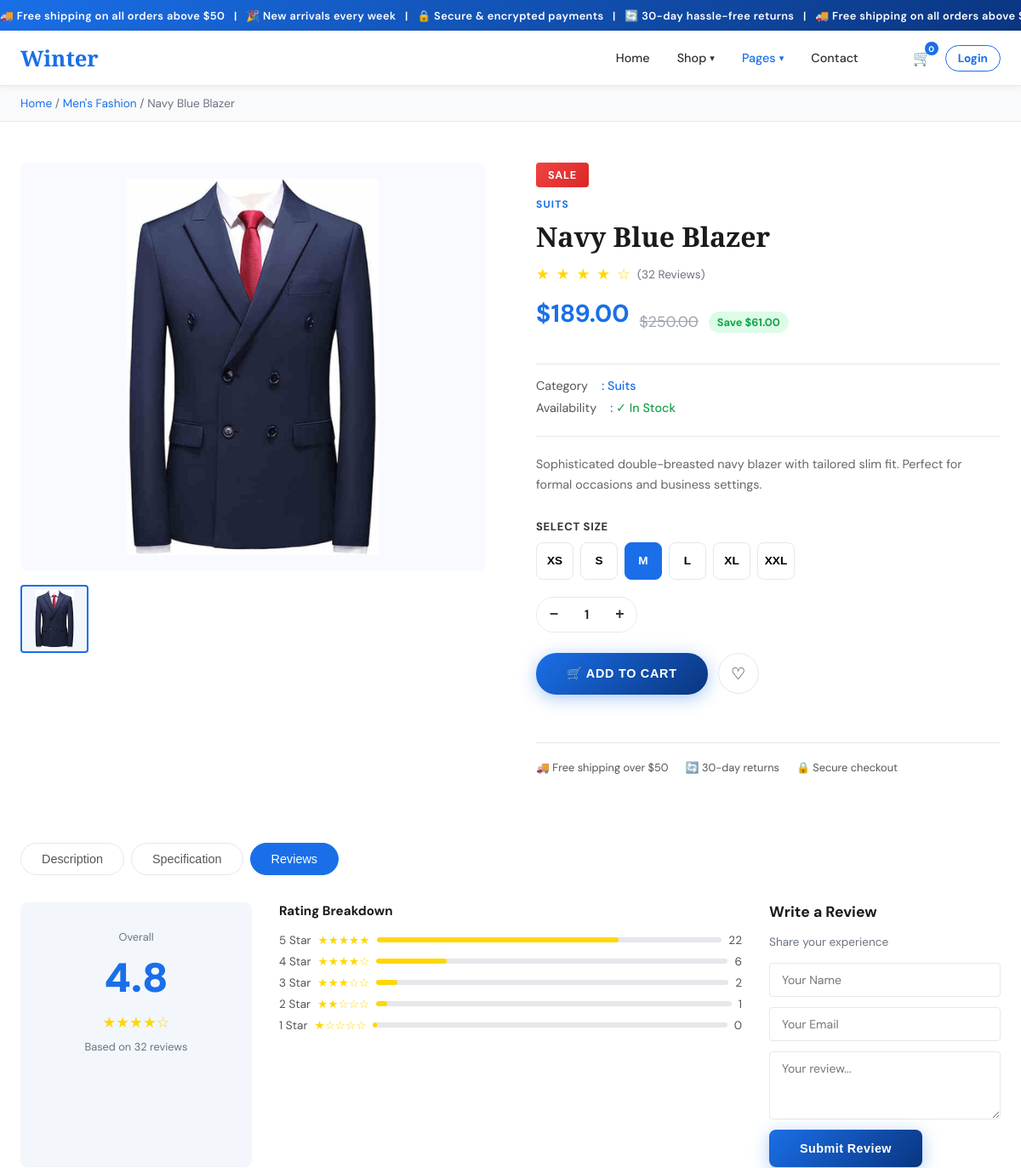
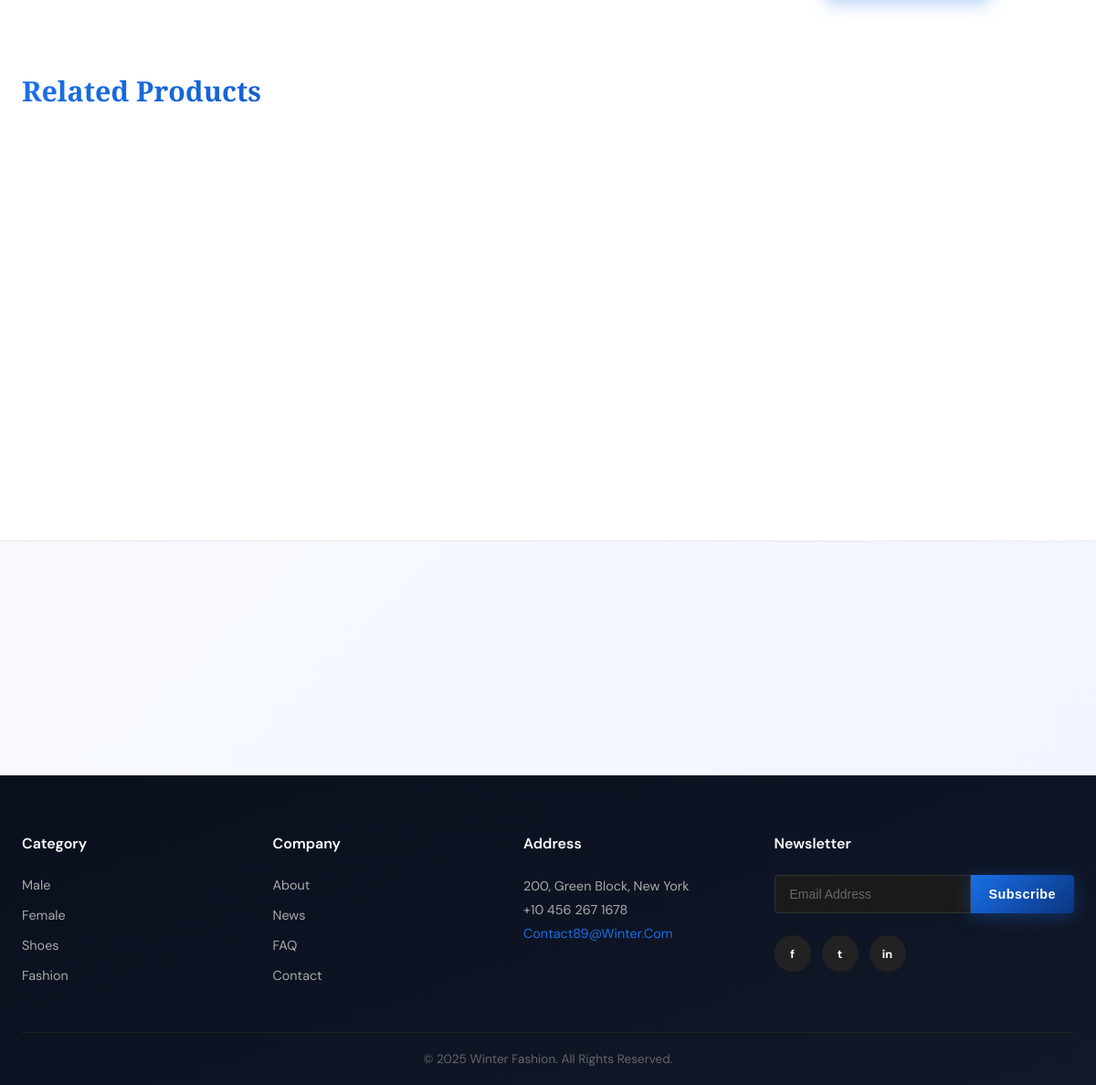
The app's page /product.php?id=3 with its own data (2 pictures, top to bottom).
### tables this page shows
CREATE TABLE products (
    id INT AUTO_INCREMENT PRIMARY KEY,
    name VARCHAR(200) NOT NULL,
    description TEXT,
    price DECIMAL(10,2) NOT NULL,
    original_price DECIMAL(10,2),
    category_id INT,
    image VARCHAR(255),
    stock INT DEFAULT 100,
    rating DECIMAL(2,1) DEFAULT 4.5,
    reviews_count INT DEFAULT 0,
    gender ENUM('men','women','shoes') NOT NULL,
    featured TINYINT(1) DEFAULT 0,
    created_at TIMESTAMP DEFAULT CURRENT_TIMESTAMP,
    FOREIGN KEY (category_id) REFERENCES categories(id)
);

CREATE TABLE categories (
    id INT AUTO_INCREMENT PRIMARY KEY,
    name VARCHAR(100) NOT NULL,
    slug VARCHAR(100) UNIQUE NOT NULL,
    gender ENUM('men','women','shoes','all') DEFAULT 'all'
);

### product.php (the view, shortened to what this page needs)
<?php
require_once 'header.php';
$id = (int)($_GET['id'] ?? 0);
$stmt = mysqli_prepare($conn, "SELECT p.*, c.name AS cat_name FROM products p LEFT JOIN categories c ON p.category_id=c.id WHERE p.id=?");
mysqli_stmt_bind_param($stmt, "i", $id);
mysqli_stmt_execute($stmt);
$product = mysqli_fetch_assoc(mysqli_stmt_get_result($stmt));
$pid    = (int)$product['id'];
$gender = sanitize($product['gender']);
$related = mysqli_query($conn, "SELECT * FROM products WHERE gender='$gender' AND id != $pid ORDER BY RAND() LIMIT 4");
?>
<div class="breadcrumb-bar">
  <p class="breadcrumb">
    <a href="index.php">Home</a> /
    <a href="<?= $product['gender']==='men'?'male.php':($product['gender']==='women'?'female.php':'shoes.php') ?>">
      <?= ucfirst($product['gender']) ?>'s Fashion</a> /
    <?= htmlspecialchars($product['name']) ?>
  </p>
</div>
<div class="product-detail">
  <div class="product-images">
    <div class="main-image" id="main-img" style="display:flex;align-items:center;justify-content:center;background:#f8faff">
      <img src="<?= htmlspecialchars($product['image']) ?>" alt="<?= htmlspecialchars($product['name']) ?>"
           onerror="this.src='hero.png'" style="max-width:92%;max-height:92%;object-fit:contain">
    </div>
    <div class="thumbnails">
      <div class="thumb active">
        <img src="<?= htmlspecialchars($product['image']) ?>" alt="" onerror="this.style.display='none'"
             style="width:100%;height:100%;object-fit:contain;padding:4px">
      </div>
    </div>
  </div>
  <div class="product-detail-info">
    <?php if ($product['original_price'] > $product['price']): ?>
      <span class="sale-badge-lg">SALE</span>
    <?php endif; ?>
    <p class="pd-cat"><?= htmlspecialchars($product['cat_name'] ?? '') ?></p>
    <h1><?= htmlspecialchars($product['name']) ?></h1>
    <div class="pd-rating">
      <?= renderStars((float)$product['rating']) ?>
      <span class="pd-review-count">(<?= (int)$product['reviews_count'] ?> Reviews)</span>
    </div>
    <div class="pd-price-row">
      <span class="detail-price"><?= formatPrice((float)$product['price']) ?></span>
      <?php if ($product['original_price'] > $product['price']): ?>
        <span class="price-original"><?= formatPrice((float)$product['original_price']) ?></span>
        <span class="price-save">Save <?= formatPrice($product['original_price'] - $product['price']) ?></span>
      <?php endif; ?>
    </div>
    <div class="detail-meta">
      <p>Category <span>: <?= htmlspecialchars($product['cat_name'] ?? 'N/A') ?></span></p>
      <p>Availability <span>: <?= $product['stock']>0?'<span style="color:#16a34a">✓ In Stock</span>':'<span style="color:#dc2626">Out of Stock</span>' ?></span></p>
    </div>
    <p class="detail-desc"><?= htmlspecialchars($product['description']) ?></p>
    <div class="size-section">
      <p class="size-label">Select Size</p>
      <div class="size-btns">
        <?php foreach (['XS','S','M','L','XL','XXL'] as $s): ?>
          <button class="size-btn <?= $s==='M'?'active-size':'' ?>" onclick="selectSize(this,'<?= $s ?>')"><?= $s ?></button>
        <?php endforeach; ?>
      </div>
    </div>
    <div class="qty-selector">
      <button class="qty-btn" onclick="changeQty(-1)">−</button>
      <span class="qty-display" id="qty">1</span>
      <button class="qty-btn" onclick="changeQty(1)">+</button>
    </div>
    <div class="detail-actions">
      <button class="btn-add-cart" onclick="addToCartDetail(<?= $pid ?>)">🛒 ADD TO CART</button>
      <button class="btn-wishlist">♡</button>
    </div>
    <div class="trust-badges">
      <span>🚚 Free shipping over $50</span>
      <span>🔄 30-day returns</span>
      <span>🔒 Secure checkout</span>
    </div>
  </div>
</div>
<div class="product-tabs">
  <div class="tab-buttons">
    <button class="tab-btn" onclick="showTab('desc',this)">Description</button>
    <button class="tab-btn" onclick="showTab('spec',this)">Specification</button>
    <button class="tab-btn active" onclick="showTab('reviews',this)">Reviews</button>
  </div>
  <div class="tab-content active" id="reviews">
    <div class="reviews-section">
      <div class="overall-box">
        <p style="font-size:.8rem;color:#6b7280;margin-bottom:8px">Overall</p>
        <div class="overall-score"><?= number_format((float)$product['rating'],1) ?></div>
        <div style="color:#ffd700;font-size:1.2rem;margin:8px 0"><?= renderStars((float)$product['rating']) ?></div>
        <p style="font-size:.8rem;color:#6b7280">Based on <?= $product['reviews_count'] ?> reviews</p>
      </div>
      <div class="star-breakdown">
        <h4 style="margin-bottom:16px;font-size:.95rem">Rating Breakdown</h4>
        <?php foreach ([5=>70,4=>20,3=>6,2=>3,1=>1] as $star=>$pct): ?>
        <div class="star-row">
          <span><?= $star ?> Star</span>
          <span style="color:#ffd700"><?= str_repeat('★',$star) ?><?= str_repeat('☆',5-$star) ?></span>
          <div class="star-bar"><div class="star-fill" style="width:<?= $pct ?>%"></div></div>
          <span><?= round($product['reviews_count']*$pct/100) ?></span>
        </div>
        <?php endforeach; ?>
      </div>
      <div class="add-review">
        <h3>Write a Review</h3>
        <p style="font-size:.85rem;color:#6b7280;margin-bottom:16px">Share your experience</p>
        <div class="review-form">
          <input type="text" placeholder="Your Name">
          <input type="email" placeholder="Your Email">
          <textarea placeholder="Your review..." rows="3"></textarea>
          <button class="btn-primary" style="align-self:flex-start">Submit Review</button>
        </div>
      </div>
    </div>
  </div>
</div>
<?php if (mysqli_num_rows($related) > 0): ?>
<div class="related-section">
  <h2 class="section-title-gradient">Related Products</h2>
  <div class="related-grid">
  </div>
</div>
<?php endif; ?>
<?php require_once 'footer.php'; ?>

### product.php (style rules this page uses)
.breadcrumb-bar { background:#f9fafb;padding:12px 24px;border-bottom:1px solid #e5e7eb }
.breadcrumb-bar .breadcrumb { max-width:1280px;margin:0 auto;font-size:.85rem;color:#6b7280 }
.breadcrumb-bar a { color:#1a6fe8 }
.pd-cat { font-size:.75rem;color:#1a6fe8;text-transform:uppercase;letter-spacing:.1em;margin-bottom:8px;font-weight:700 }
.pd-rating { display:flex;align-items:center;gap:8px;margin-bottom:16px }
.pd-review-count { color:#6b7280;font-size:.85rem }
.pd-price-row { display:flex;align-items:center;gap:12px;margin-bottom:20px;flex-wrap:wrap }
.price-original { text-decoration:line-through;color:#9ca3af;font-size:1.1rem }
.price-save { background:#dcfce7;color:#16a34a;font-size:.8rem;font-weight:700;padding:4px 10px;border-radius:20px }
.sale-badge-lg { background:linear-gradient(135deg,#ef4444,#dc2626);color:#fff;font-size:.8rem;font-weight:700; padding:6px 14px;border-radius:4px;letter-spacing:.05em;display:inline-block;margin-bottom:12px }
.size-section { margin-bottom:20px }
.size-label { font-size:.82rem;font-weight:700;text-transform:uppercase;letter-spacing:.05em;color:#333;margin-bottom:10px }
.size-btns { display:flex;gap:8px;flex-wrap:wrap }
.size-btn { width:44px;height:44px;border:1.5px solid #e5e7eb;background:#fff;cursor:pointer;border-radius:8px; font-size:.85rem;font-weight:600;transition:all .2s }
.size-btn.active-size { background:#1a6fe8;border-color:#1a6fe8;color:#fff }
.trust-badges { display:flex;gap:20px;flex-wrap:wrap;margin-top:20px;padding-top:20px;border-top:1px solid #e5e7eb }
.trust-badges span { font-size:.8rem;color:#555 }
.related-section { max-width:1280px;margin:0 auto 80px;padding:0 24px }
.section-title-gradient { font-family:'Playfair Display',serif;font-size:1.9rem;margin-bottom:32px; background:linear-gradient(135deg,#1a6fe8,#0a3580);-webkit-background-clip:text;-webkit-text-fill-color:transparent;background-clip:text }
.related-grid { display:grid;grid-template-columns:repeat(4,1fr);gap:24px }

### records on screen
products: gender "Men", name "Navy Blue Blazer", image (picture), category.name "SUITS", reviews_count "32", price "$189.00", original_price "$250.00", formatPrice($product['original_price'] - $product['price']) "$61.00", category.name "Suits", description "Sophisticated double-breasted navy blazer with tailored slim fit. Perfect for formal occasions and business settings.", rating "4.8", $product['reviews_count']*$pct/100 "22", $product['reviews_count']*$pct/100 "6", $product['reviews_count']*$pct/100 "2", $product['reviews_count']*$pct/100 "1", $product['reviews_count']*$pct/100 "0"

### other values on screen
$cartCount "0"
$s "XS"
$s "S"
$s "M"
$s "L"
$s "XL"
$s "XXL"
$star "5"
str_repeat('★',$star) "★★★★★"
$star "4"
str_repeat('★',$star) "★★★★"
str_repeat('☆',5-$star) "☆"
$star "3"
str_repeat('★',$star) "★★★"
str_repeat('☆',5-$star) "☆☆"
